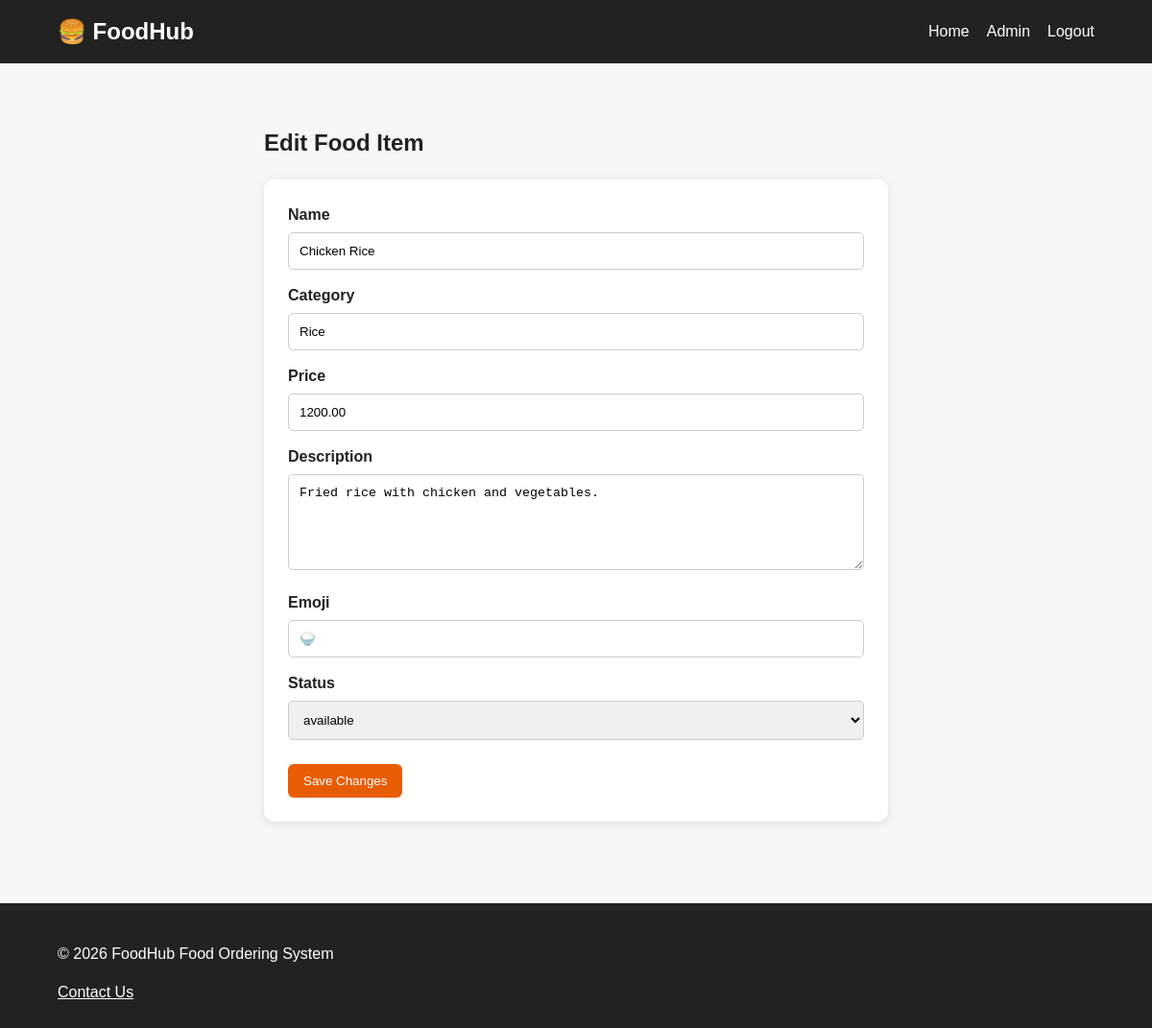
Page /admin/item_edit.php?id=4 (signed in) on the committed database.
### tables this page shows
CREATE TABLE items (
 id INT AUTO_INCREMENT PRIMARY KEY,
 name VARCHAR(150) NOT NULL,
 category VARCHAR(100) NOT NULL,
 price DECIMAL(10,2) NOT NULL,
 description TEXT,
 emoji VARCHAR(20) DEFAULT '🍽️',
 status ENUM('available','unavailable') NOT NULL DEFAULT 'available',
 created_at TIMESTAMP DEFAULT CURRENT_TIMESTAMP
);

### includes/functions.php (called while the page is built, shortened)
<?php
function e($value) {
    return htmlspecialchars($value ?? '', ENT_QUOTES, 'UTF-8');
}
?>

### admin/item_edit.php (the view, shortened to what this page needs)
<?php
require_once '../includes/db.php'; require_once '../includes/functions.php'; require_admin(); $id=(int)($_GET['id']??0);
$st=$conn->prepare("SELECT * FROM items WHERE id=?");$st->bind_param("i",$id);$st->execute();$item=$st->get_result()->fetch_assoc();if(!$item)die("Item not found.");
?>
<!DOCTYPE html><html><head><meta charset="UTF-8"><meta name="viewport" content="width=device-width,initial-scale=1"><title>Edit Item</title><link rel="stylesheet" href="../css/style.css"></head><body><?php include '../includes/header.php';?><main class="container form-page"><h2>Edit Food Item</h2><form method="post" class="form-card"><label>Name<input name="name" value="<?=e($item['name'])?>" required></label><label>Category<input name="category" value="<?=e($item['category'])?>" required></label><label>Price<input type="number" step="0.01" min="0" name="price" value="<?=e($item['price'])?>" required></label><label>Description<textarea name="description"><?=e($item['description'])?></textarea></label><label>Emoji<input name="emoji" value="<?=e($item['emoji'])?>"></label><label>Status<select name="status"><option <?= $item['status']==='available'?'selected':''?>>available</option><option <?= $item['status']==='unavailable'?'selected':''?>>unavailable</option></select></label><button class="btn">Save Changes</button></form></main><?php include '../includes/footer.php';?></body></html>

### css/style.css (style rules this page uses)
* { box-sizing:border-box }
body { margin:0;font-family:Arial,sans-serif;background:#f7f7f7;color:#222;line-height:1.5 }
.container { width:90%;max-width:1150px;margin:auto }
.btn { display:inline-block;background:#e85d04;color:#fff;border:0;border-radius:6px;padding:10px 16px;text-decoration:none;cursor:pointer;margin-top:10px }
.form-page { max-width:650px;padding:45px 0 }
.form-card { background:#fff;padding:25px;border-radius:10px;box-shadow:0 2px 10px #ddd }
.form-card label { display:block;font-weight:bold;margin-bottom:15px }
.form-card input,.form-card textarea,.form-card select { width:100%;padding:11px;margin-top:6px;border:1px solid #ccc;border-radius:5px }
.form-card textarea { min-height:100px }

### rows in the picture
items: name "Chicken Rice", category "Rice", price "1200.00", description "Fried rice with chicken and vegetables.", emoji "🍚", status "available"
